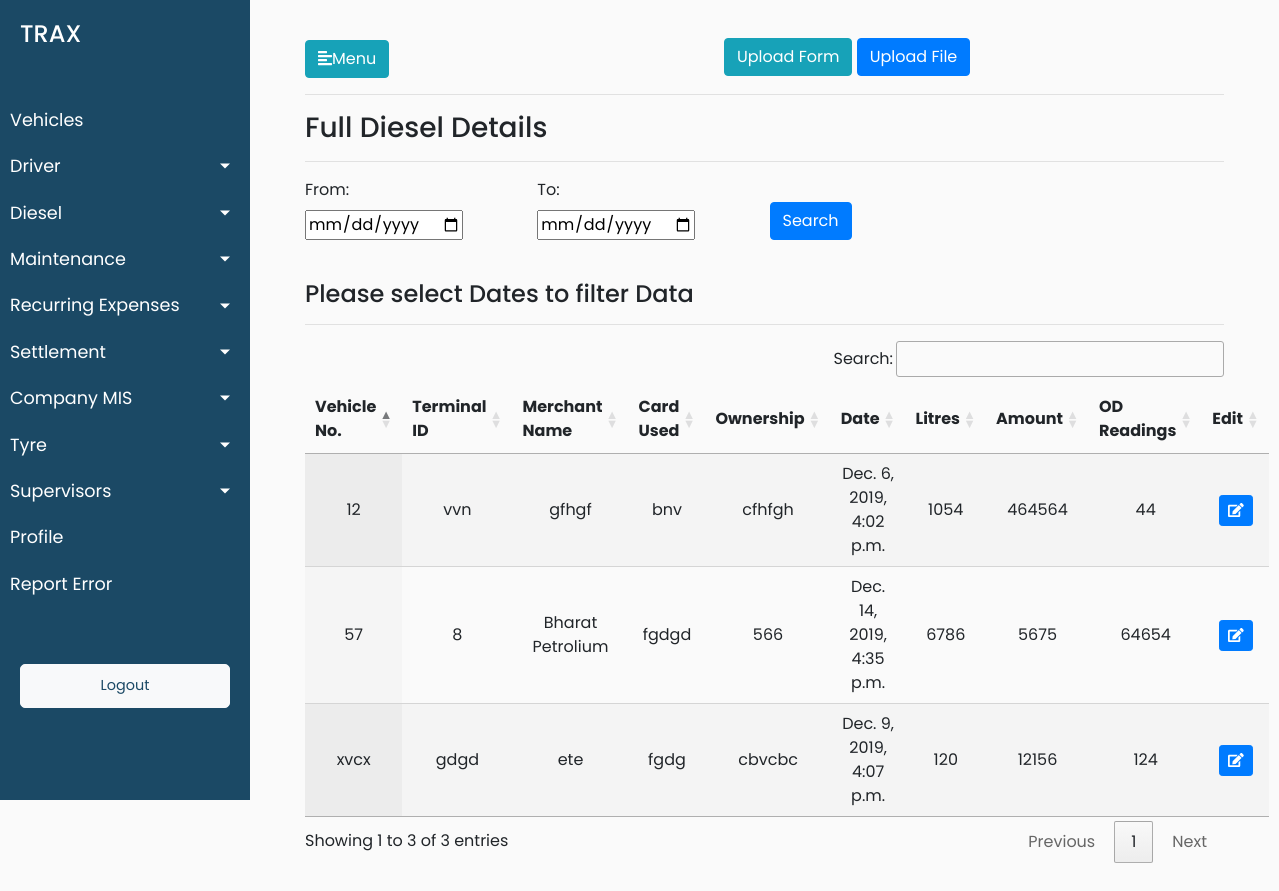
Page /diesel/full_diesel_details_filtered_by_date (signed in) on the committed database.
### trax_vehicle_manager_data/models.py (models this page shows, shortened)
class Expenses(models.Model):
    expense_name = models.CharField(max_length=900,blank=True)
    expense_id = models.CharField(max_length=900,blank=True)
    expense_vehicle_id = models.ForeignKey(Vehicles, on_delete = models.CASCADE)

class Diesel(Expenses):
    terminal_id = models.CharField(max_length=900,blank=True)
    transaction_date = models.DateTimeField(default=timezone.now,blank=True)
    merchant = models.CharField(max_length=900,blank=True)
    account_number = models.CharField(max_length=900,blank=True)
    card_used = models.CharField(max_length=900,blank=True)
    vehicle_number = models.CharField(max_length=900,blank=True)
    vehicle_detail = models.CharField(max_length=900,blank=True)
    transaction_type = models.CharField(max_length=900,blank=True)
    diesel_rate = models.CharField(max_length=900,blank=True)
    volume = models.CharField(max_length=900,blank=True)
    amount_Rs = models.CharField(max_length=900,blank=True)
    diesel_debit = models.CharField(max_length=900,blank=True)
    diesel_credit = models.CharField(max_length=900,blank=True)
    balance_Rs = models.CharField(max_length=900,blank=True)
    odometer_reading = models.CharField(max_length=900,blank=True)
    ownership = models.CharField(max_length=900,blank=True)

### trax_vehicle_manager_data/views.py (the view)
# urls.py: path('diesel/full_diesel_details_filtered_by_date',views.full_diesel_details_filtered_by_date,name='full_diesel_details_filtered_by_date'),
@login_required(login_url='/login')
def full_diesel_details_filtered_by_date(request):
    dieselobjectlist = []
    if request.method == "POST":
        date1=request.POST['date1']
        date2=request.POST['date2']
        dieselobjectlist = Diesel.objects.filter(transaction_date__range=[date1,date2]).all()
        filter_date = "True"
        data =  {'dieselobjectlist':dieselobjectlist,'date1':date1,'date2':date2,'filter_date':filter_date}
    else:
        dieselobjectlist = Diesel.objects.all()
        data =  {'dieselobjectlist':dieselobjectlist}
    return render(request,'trax_vehicle_manager_data/full_diesel_detail_filtered_by_date.html',data)

### trax_vehicle_manager_data/templates/trax_vehicle_manager_data/full_diesel_detail_filtered_by_date.html (shortened to what this page needs)
{% extends 'trax_vehicle_manager_data/base.html' %}
{% load static %}
{% load maintenance_data_filters %}
{% block stylesheets %}
<link rel="stylesheet" href="//cdn.datatables.net/1.10.19/css/jquery.dataTables.min.css">
{% endblock stylesheets %}
{% block content %}
<span id="btn">
<button class="upload_diesel_data_form btn btn-info" style="margin-left:-500px;margin-top:-2px">Upload Form </button>
<button type="button" class="btn btn-primary" style="margin-left:-5px;margin-top:-2px" data-toggle="modal" data-target="#exampleModalforUploadFile">Upload File</button>
</span>
<hr>
<h3>Full Diesel Details</h3>
<hr>
<form action={% url 'trax_vehicle_manager_data:full_diesel_details_filtered_by_date' %} method="post">
                        <div>
                        <div class="form-row">
                        <div class="form-group col-md-3">
                            <label for="start_date_lbl">From:</label><br>
                            <input type="date" class="datepicker" id="date1" name="date1">
                        </div>
                        <div class="form-group col-md-3">
                            <label for="end_date_lbl">To:</label><br>
                            <input type="date" class="datepicker" id="date2" name="date2">
                        </div>
                        <div class="form-group col-md-3">
                        <br>
                        <button type="submit" class="submit-btn btn btn-primary">Search</button>
                        </div>
                        </div>
                        <br>
                    </form>
<div>
{% if filter_date == "True" %}
<h4>{{date1|title}}To{{date2|title}}</h4>
{% else %}
<h4>Please select Dates to filter Data</h4>
{% endif %}
</div>
<hr>
<div>
    <table id="test_table" class="display" style="width:100%">
        <thead>
            <tr>
                <th>Vehicle No.</th>
                <th>Terminal ID</th>
                <th>Merchant Name</th>
                <th>Card Used</th>
                <th>Ownership</th>
                <th>Date</th>
                <th>Litres</th>
                <th>Amount</th>
                <th>OD Readings</th>
                <th>Edit</th>
            </tr>
        </thead>
        <tbody>
        {% for onedieselobject in dieselobjectlist %}
            <tr>
                <td>{{onedieselobject.vehicle_number}}</td>
                <td>{{ onedieselobject.terminal_id }}</td>
                <td>{{onedieselobject.merchant }}</td>
                <td>{{ onedieselobject.card_used }}</td>
                <td>{{ onedieselobject.ownership }}</td>
                <td>{{ onedieselobject.transaction_date }}</td>
                <td>{{ onedieselobject.volume }}</td>
                <td>{{ onedieselobject.amount_Rs }}</td>
                <td>{{ onedieselobject.odometer_reading }}</td>
                <td>
					<button type="button" class="update-data-entered btn btn-sm btn-primary" data-id="{% url 'trax_vehicle_manager_data:update_diesel_odometer_reading' pk=onedieselobject.pk  %}">
					<span class="fa fa-edit"></span>
					</button>
				</td>
            </tr>
        {% endfor %}
        </tbody>
    </table>
</div>
{% endblock %}

### trax_vehicle_manager_data/static/trax_vehicle_manager_data/style.css (style rules this page uses)
body { font-family: 'Poppins', sans-serif; background: #fafafa; }
#test_table { text-align: center; }
#btn { float: right; }
#btn> button { margin-right: 5px; }

### rows in the picture
Diesel: vehicle_number "12", terminal_id "vvn", merchant "gfhgf", card_used "bnv", ownership "cfhfgh", transaction_date "Dec. 6, 2019, 4:02 p.m.", volume "1054", amount_Rs "464564", odometer_reading "44"
Diesel: vehicle_number "xvcx", terminal_id "gdgd", merchant "ete", card_used "fgdg", ownership "cbvcbc", transaction_date "Dec. 9, 2019, 4:07 p.m.", volume "120", amount_Rs "12156", odometer_reading "124"
Diesel: vehicle_number "57", terminal_id "8", merchant "Bharat Petrolium", card_used "fgdgd", ownership "566", transaction_date "Dec. 14, 2019, 4:35 p.m.", volume "6786", amount_Rs "5675", odometer_reading "64654"
